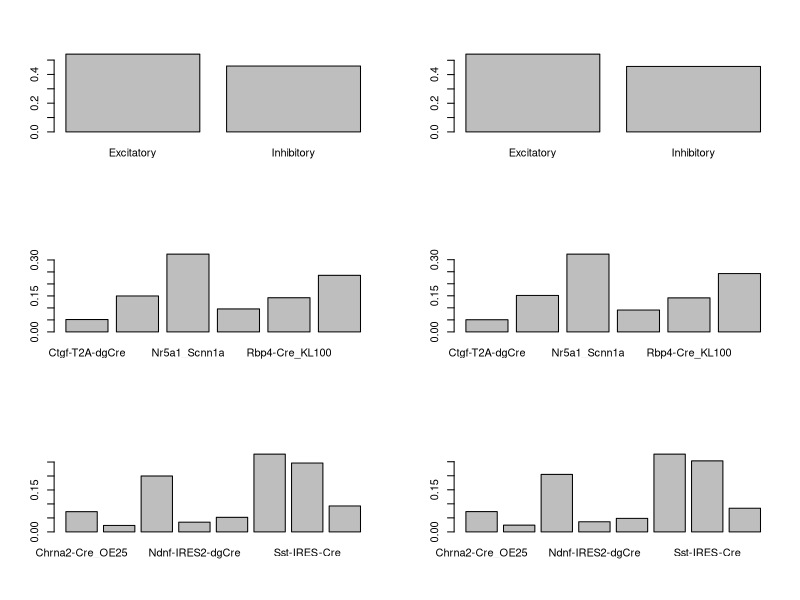
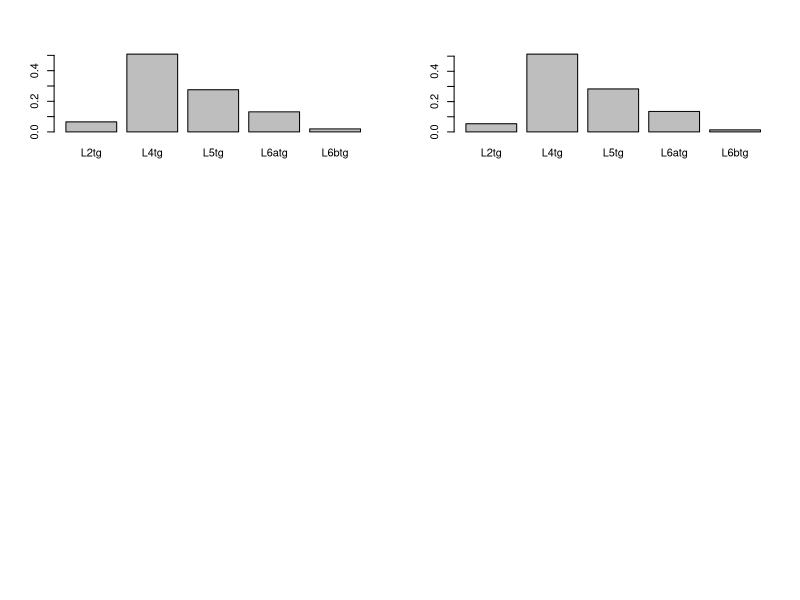
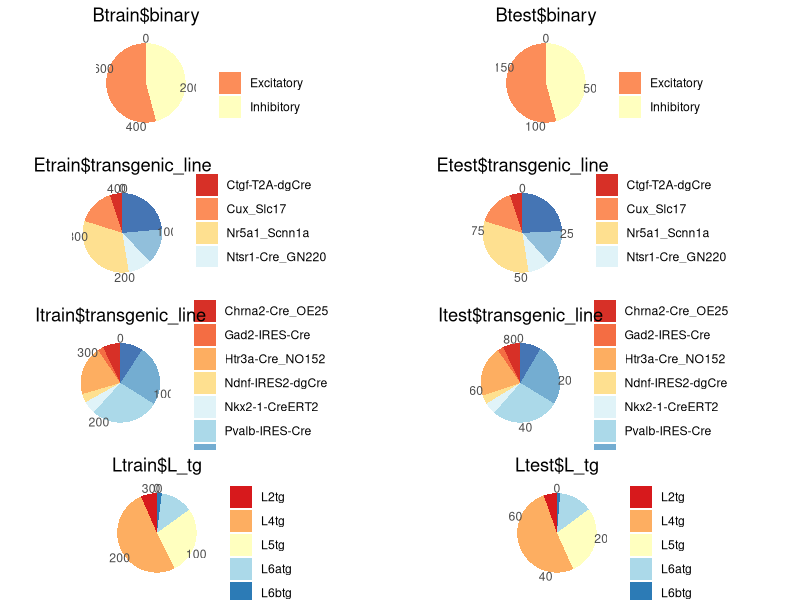

The R source for these figures, in order: (Note: this script raises an error after producing the figures.)
## ---- chunk 1
# setwd("../clustering_allen_neuron/Data_prep")
cre_revised <- read.csv("cre_revised.csv",header=T)
layer_exc <- read.csv("layer_revised.csv", header = T)
cre_re_na_omitted <- na.omit(cre_revised)
layer_exc_na_omitted <- na.omit(layer_exc)
## ---- chunk 2
Bset <- subset(cre_re_na_omitted, select = -c(specimen_id, transgenic_line, 
                                              layer_full, acronym))
Eset <- subset(cre_re_na_omitted, cre_re_na_omitted$binary_neuron=="Excitatory", 
               select = -c(binary_neuron, specimen_id, layer_full, acronym))
Iset <- subset(cre_re_na_omitted, cre_re_na_omitted$binary_neuron=="Inhibitory", 
               select = -c(binary_neuron, specimen_id, layer_full, acronym))
Eset$transgenic_line <- gsub("Cux2-CreERT2", "Cux_Slc17", Eset$transgenic_line)
Eset$transgenic_line <- gsub("Slc17a6-IRES-Cre", "Cux_Slc17", Eset$transgenic_line)
Eset$transgenic_line <- gsub("Scnn1a-Tg2-Cre", "Nr5a1_Scnn1a", Eset$transgenic_line)
Eset$transgenic_line <- gsub("Scnn1a-Tg3-Cre", "Nr5a1_Scnn1a", Eset$transgenic_line)
Eset$transgenic_line <- gsub("Nr5a1-Cre", "Nr5a1_Scnn1a", Eset$transgenic_line)

Iset$transgenic_line <- gsub("Vip-IRES-Cre", "Vip", Iset$transgenic_line)
Iset$transgenic_line <- gsub("Chat-IRES-Cre-neo", "Vip", Iset$transgenic_line)

Eset$transgenic_line <- factor(Eset$transgenic_line)  # Transgenic(Excitatory) raw data
Iset$transgenic_line <- factor(Iset$transgenic_line)

Lset <- subset(layer_exc_na_omitted, select = -c(specimen_id, transgenic_line, 
                                                 binary_neuron, 
                                                 layer_full, acronym))
## ---- chunk 3
# install.packages("caret", repos = "http://cran.r-project.org", dependencies = c("Depends", "Imports", "Suggests"))
library(caret)

set.seed(849)

BindexTrain <- createDataPartition(Bset$binary_neuron, p = .8, list = F)
Btrain <- Bset[ BindexTrain, ]
Btest  <- Bset[-BindexTrain, ]

EindexTrain <- createDataPartition(Eset$transgenic_line, p = .8, list = F)
Etrain <- Eset[ EindexTrain, ]
Etest  <- Eset[-EindexTrain, ]

IindexTrain <- createDataPartition(Iset$transgenic_line, p = .8, list = F)
Itrain <- Iset[ IindexTrain, ]
Itest  <- Iset[-IindexTrain, ]

LindexTrain <- createDataPartition(Lset$L_tg, p = .8, list = F)
Ltrain <- Lset[ LindexTrain, ]
Ltest <- Lset[-LindexTrain, ]
## ---- chunk 4
par(mfrow = c(3, 2))
barplot(prop.table(table(Btrain$binary))) 
barplot(prop.table(table(Btest$binary))) 
barplot(prop.table(table(Etrain$transgenic_line))) 
barplot(prop.table(table(Etest$transgenic_line))) 
barplot(prop.table(table(Itrain$transgenic_line))) 
barplot(prop.table(table(Itest$transgenic_line)))
barplot(prop.table(table(Ltrain$L_tg))) 
barplot(prop.table(table(Ltest$L_tg)))

## ---- chunk 5
require(ggplot2)
Btrain_df <- as.data.frame(table(Btrain$binary))
theme_set(theme_classic())

DrawPieChart <- function(data_class){
  df <- as.data.frame(table(data_class))
  data_title <- deparse(substitute(data_class))
  return(ggplot(df, aes(x = "", y = Freq, 
                        fill = factor(data_class))) +
           geom_bar(width = 1, stat = "identity") +
           theme(axis.line = element_blank(), 
                 plot.title = element_text(hjust=0.5),
                # axis.text.x=element_blank(), 
                 axis.ticks = element_blank()) +
           labs(fill="", x=NULL, y=NULL, title= data_title) +
           coord_polar(theta = "y", start = 0) +
           scale_fill_brewer(palette = "RdYlBu"))
}

Btra_pie <- DrawPieChart(Btrain$binary)
Btes_pie <- DrawPieChart(Btest$binary)
Etra_pie <- DrawPieChart(Etrain$transgenic_line)
Etes_pie <- DrawPieChart(Etest$transgenic_line)
Itra_pie <- DrawPieChart(Itrain$transgenic_line)
Ites_pie <- DrawPieChart(Itest$transgenic_line)
Ltra_pie <- DrawPieChart(Ltrain$L_tg)
Ltes_pie <- DrawPieChart(Ltest$L_tg)

require(grid)
require(gridExtra)
require(Cairo)

pie <- grid.arrange(Btra_pie,Btes_pie,Etra_pie,Etes_pie,
                    Itra_pie,Ites_pie, Ltra_pie, Ltes_pie, 
                    ncol=2)
ggsave("piechart.tiff", plot = pie, units = "in", width = 8, height = 12, dpi =300)
## ---- chunk 6
require(dplyr)

subsetgeneration <-function(dataset, output, type) {
  if (output ==  "b") {
     output_c <- subset(dataset, select = c("binary_neuron"))
  }
  if (output == "tg") {
     output_c <- subset(dataset, select = c("transgenic_line"))
  }
  if (output == "la"){
    output_c <- subset(dataset, select = c("L_tg"))
    
  }
  if (type=="l") {
    long_subset1 <- subset(dataset, select = c("adaptation", "avg_isi", "f_i_curve_slope",
                                              "latency", "ri", "sag", "tau", "vrest", 
                                              "firing_rate"))
    long_subset2 <- select(dataset, contains("long"))
    longdataset <- cbind(long_subset1, long_subset2)
    longdataset <- cbind(longdataset, output_c)
    return(longdataset)}
  if (type=="s") {
    shortdataset <- select(dataset, contains("short"))
    shortdataset <- cbind(shortdataset, output_c)
    return(shortdataset)}
  if (type=="r") {
    rampdataset <- select(dataset, contains("ramp"))
    rampdataset <- cbind(rampdataset, output_c)
    return(rampdataset)}
}


Btrain.l <- subsetgeneration(Btrain,"b", "l")
Btrain.s <- subsetgeneration(Btrain,"b", "s")
Btrain.r <- subsetgeneration(Btrain,"b", "r")

Btest.l <- subsetgeneration(Btest,"b", "l")
Btest.s <- subsetgeneration(Btest,"b", "s")
Btest.r <- subsetgeneration(Btest,"b", "r")

Etrain.l <- subsetgeneration(Etrain,"tg", "l")
Etrain.s <- subsetgeneration(Etrain,"tg","s")
Etrain.r <- subsetgeneration(Etrain,"tg","r")

Etest.l <- subsetgeneration(Etest,"tg","l")
Etest.s <- subsetgeneration(Etest,"tg","s")
Etest.r <- subsetgeneration(Etest,"tg","r")

Itrain.l <- subsetgeneration(Itrain,"tg","l")
Itrain.s <- subsetgeneration(Itrain,"tg","s")
Itrain.r <- subsetgeneration(Itrain,"tg","r")

Itest.l <- subsetgeneration(Itest,"tg","l")
Itest.s <- subsetgeneration(Itest,"tg","s")
Itest.r <- subsetgeneration(Itest,"tg","r")

Ltrain.l <- subsetgeneration(Ltrain,"la", "l")
Ltrain.s <- subsetgeneration(Ltrain,"la","s")
Ltrain.r <- subsetgeneration(Ltrain,"la","r")

Ltest.l <- subsetgeneration(Ltest,"la","l")
Ltest.s <- subsetgeneration(Ltest,"la","s")
Ltest.r <- subsetgeneration(Ltest,"la","r")

## ---- chunk 7
write.csv(cre_re_na_omitted, "./divided_revised_data/cre_na_omitted.csv", row.names = T)
write.csv(layer_exc_na_omitted, "./divided_revised_data/layer_na_omitted.csv", row.names = T)

write.csv(Btrain,"./divided_revised_data/Btrain.csv", row.names = T)
write.csv(Btrain.l,"./divided_revised_data/Btrain_long.csv", row.names = T)
write.csv(Btrain.s,"./divided_revised_data/Btrain_short.csv", row.names = T)
write.csv(Btrain.r,"./divided_revised_data/Btrain_ramp.csv", row.names = T)

write.csv(Btest,"./divided_revised_data/Btest.csv", row.names = T)
write.csv(Btest.l,"./divided_revised_data/Btest_long.csv", row.names = T)
write.csv(Btest.s,"./divided_revised_data/Btest_short.csv", row.names = T)
write.csv(Btest.r,"./divided_revised_data/Btest_ramp.csv", row.names = T)

write.csv(Etrain,"./divided_revised_data/Etrain.csv", row.names = T)
write.csv(Etrain.l,"./divided_revised_data/Etrain_long.csv", row.names = T)
write.csv(Etrain.s,"./divided_revised_data/Etrain_short.csv", row.names = T)
write.csv(Etrain.r,"./divided_revised_data/Etrain_ramp.csv", row.names = T)

write.csv(Etest,"./divided_revised_data/Etest.csv", row.names = T)
write.csv(Etest.l,"./divided_revised_data/Etest_long.csv", row.names = T)
write.csv(Etest.s,"./divided_revised_data/Etest_short.csv", row.names = T)
write.csv(Etest.r,"./divided_revised_data/Etest_ramp.csv", row.names = T)

write.csv(Itrain,"./divided_revised_data/Itrain.csv", row.names = T)
write.csv(Itrain.l,"./divided_revised_data/Itrain_long.csv", row.names = T)
write.csv(Itrain.s,"./divided_revised_data/Itrain_short.csv", row.names = T)
write.csv(Itrain.r,"./divided_revised_data/Itrain_ramp.csv", row.names = T)

write.csv(Itest,"./divided_revised_data/Itest.csv", row.names = T)
write.csv(Itest.l,"./divided_revised_data/Itest_long.csv", row.names = T)
write.csv(Itest.s,"./divided_revised_data/Itest_short.csv", row.names = T)
write.csv(Itest.r,"./divided_revised_data/Itest_ramp.csv", row.names = T)

write.csv(Ltrain,"./divided_revised_data/Ltrain.csv", row.names = T)
write.csv(Ltrain.l,"./divided_revised_data/Ltrain_long.csv", row.names = T)
write.csv(Ltrain.s,"./divided_revised_data/Ltrain_short.csv", row.names = T)
write.csv(Ltrain.r,"./divided_revised_data/Ltrain_ramp.csv", row.names = T)

write.csv(Ltest,"./divided_revised_data/Ltest.csv", row.names = T)
write.csv(Ltest.l,"./divided_revised_data/Ltest_long.csv", row.names = T)
write.csv(Ltest.s,"./divided_revised_data/Ltest_short.csv", row.names = T)
write.csv(Ltest.r,"./divided_revised_data/Ltest_ramp.csv", row.names = T)
